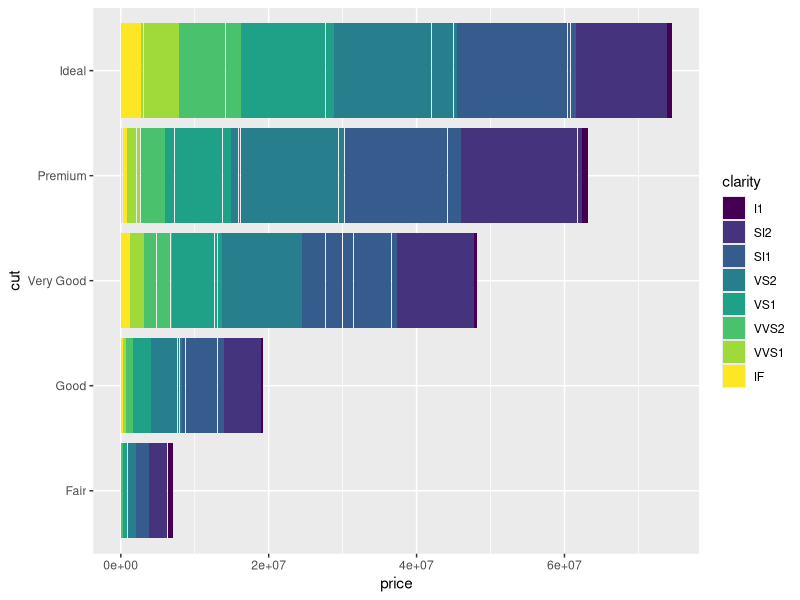
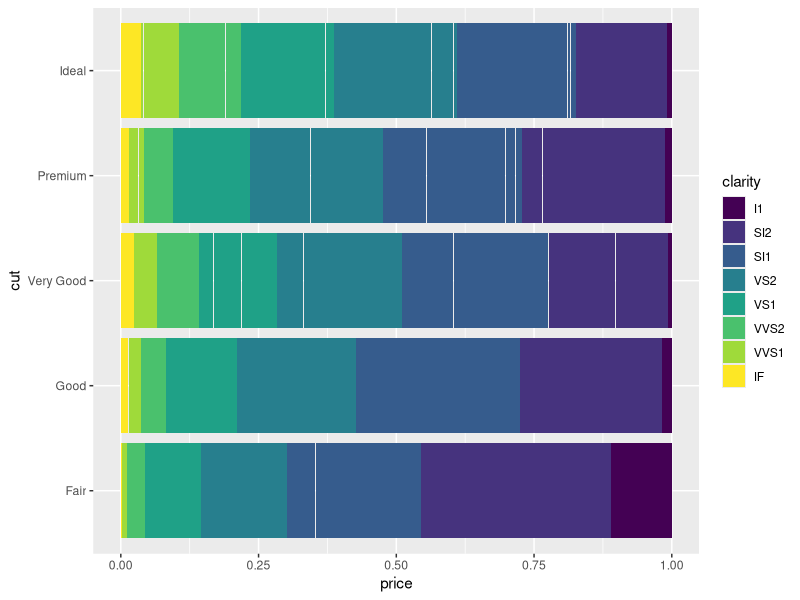
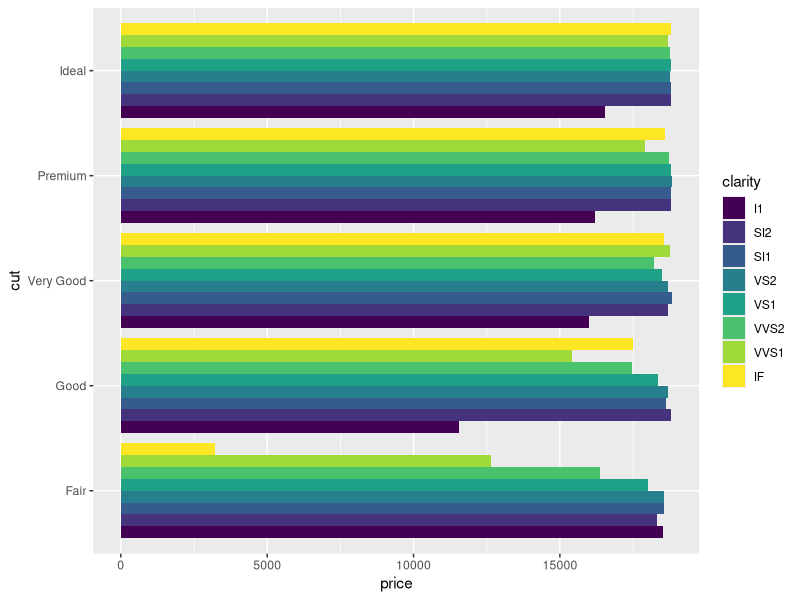
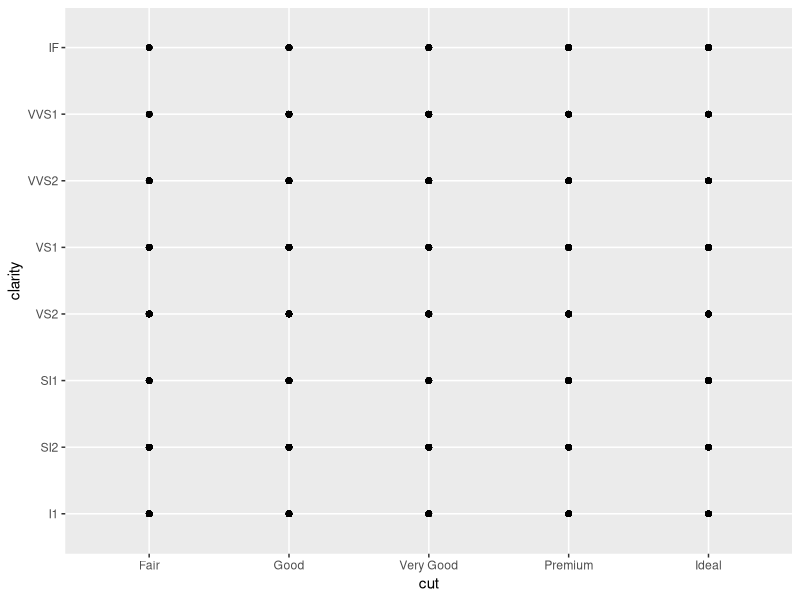
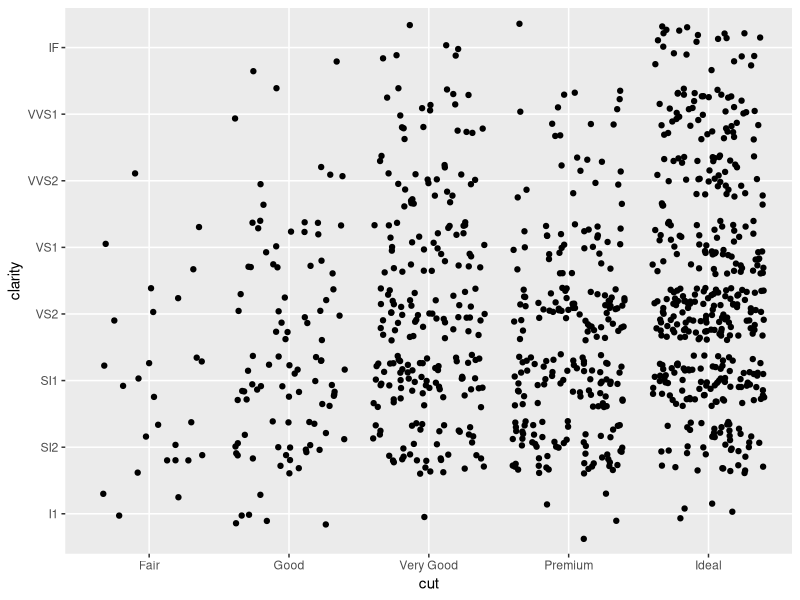
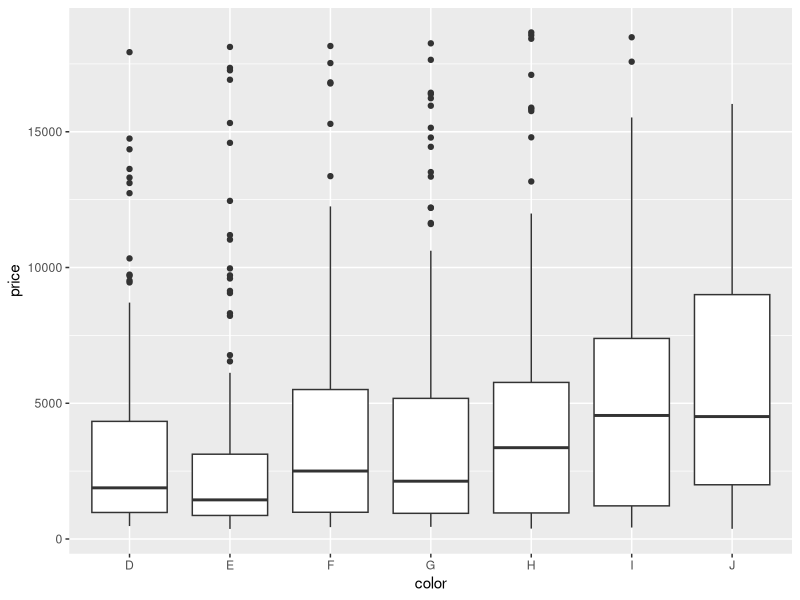
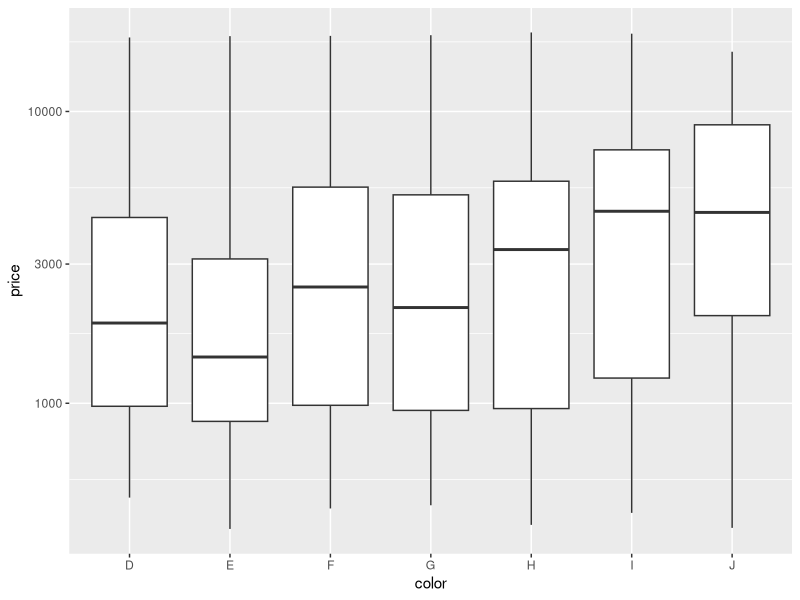
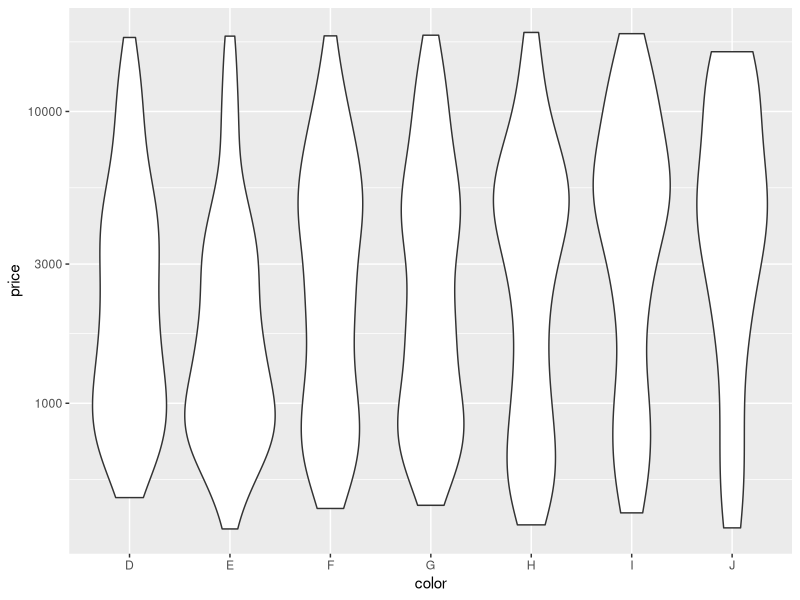

Generate these figures, in order, with R:
##################
### Chapter 16 ###
##################

# Ch 16 Exercise 2: advanced ggplot2 practice

# Install and load the `ggplot2` package
#install.packages('ggplot2')
library("ggplot2")
library("dplyr")
# For this exercise you will again be working with the `diamonds` data set.
# Use `?diamonds` to review details about this data set
?diamonds

## Position Adjustments

# Draw a column (bar) chart of diamonds cuts by price, with each bar filled by 
# clarity. You should see a _stacked_ bar chart.
ggplot(data = diamonds) +
  geom_col(mapping = aes(x = price, y = cut, fill = clarity))

# Draw the same chart again, but with each element positioned to "fill" the y axis
ggplot(data = diamonds) +
  geom_col(mapping = aes(x = price, y = cut, fill = clarity), position = "fill")

# Draw the same chart again, but with each element positioned to "dodge" each other
ggplot(data = diamonds) +
  geom_col(mapping = aes(x = price, y = cut,fill = clarity), position = "dodge")

# Draw a plot with point geometry with the x-position mapped to `cut` and the 
# y-position mapped to `clarity`
# This creates a "grid" grouping the points
ggplot(data = diamonds) +
  geom_point(mapping = aes(x = cut, y = clarity))

# Use the "jitter" position adjustment to keep the points from all overlapping!
# (This works a little better with a sample of diamond data, such as from the 
# previous exercise).
diamonds_sample <- sample_n(diamonds, 1000)
ggplot(data = diamonds_sample) +
  geom_point(mapping = aes(x = cut, y = clarity), position = "jitter")


## Scales

# Draw a "boxplot" (with `geom_boxplot`) for the diamond's price (y) by color (x)
ggplot(data = diamonds_sample) +
  geom_boxplot(mapping = aes(x = color, y = price))

# This has a lot of outliers, making it harder to read. To fix this, draw the 
# same plot but with a _logarithmic_ scale for the y axis.
ggplot(data = diamonds_sample) +
  geom_boxplot(mapping = aes(x = color, y = price)) +
  scale_y_log10()

# For another version, draw the same plot but with `violin` geometry instead of 
# `boxplot` geometry!
# How does the logarithmic scale change the data presentation?
ggplot(data = diamonds_sample) +
  geom_violin(mapping = aes(x = color, y = price)) +
  scale_y_log10()

# Another interesting plot: draw a plot of the diamonds price (y) by carat (x), 
# using a heatmap of 2d bins (geom_bin2d)
# What happens when you make the x and y channels scale logarithmically?


# Draw a scatter plot for the diamonds price (y) by carat (x). Color each point
# by the clarity (Remember, this will take a while. Use a sample of the diamonds 
# for faster results)


# Change the color of the previous plot using a ColorBrewer scale of your choice. 
# What looks nice?



## Coordinate Systems

# Draw a bar chart with x-position and fill color BOTH mapped to cut
# For best results, SET the `width` of the geometry to be 1 (fill plot, no space
# between)
# TIP: You can save the plot to a variable for easier modifications


# Draw the same chart, but with the coordinate system flipped


# Draw the same chart, but in a polar coordinate system. It's a Coxcomb chart!



## Facets

# Take the scatter plot of price by carat data (colored by clarity) and add 
# _facets_ based on the diamond's `color`



## Saving Plots

# Use the `ggsave()` function to save the current (recent) plot to disk.
# Name the output file "my-plot.png".
# Make sure you've set the working directory!!

